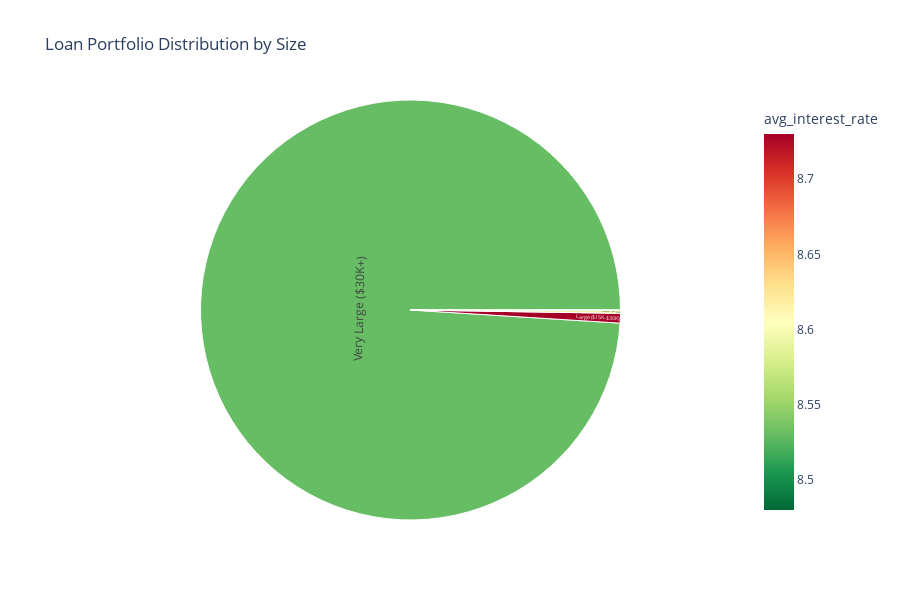

Write notebook code for a chart like this one.
### Code cell
# Visualize loan distribution
fig = px.sunburst(df_loan_dist,
                  path=['loan_size'],
                  values='total_exposure',
                  title='Loan Portfolio Distribution by Size',
                  color='avg_interest_rate',
                  color_continuous_scale='RdYlGn_r')

fig.update_layout(height=600)
fig.show()

### Figure 1 — Plotly figure (JSON) as saved in the notebook; plotly's stock layout.template omitted (floating-point values rounded to 4 significant figures)
{"data": [{"branchvalues": "total", "customdata": [[8.48], [8.59], [8.73], [8.53]], "domain": {"x": [0, 1], "y": [0, 1]}, "hovertemplate": "labels=%{label}<br>total_exposure=%{value}<br>parent=%{parent}<br>id=%{id}<br>avg_interest_rate=%{color}<extra></extra>", "ids": ["Small (<$5K)", "Medium ($5K-$15K)", "Large ($15K-$30K)", "Very Large ($30K+)"], "labels": ["Small (<$5K)", "Medium ($5K-$15K)", "Large ($15K-$30K)", "Very Large ($30K+)"], "marker": {"coloraxis": "coloraxis", "colors": [8.48, 8.59, 8.73, 8.53]}, "name": "", "parents": ["", "", "", ""], "type": "sunburst", "values": [1176000.0, 10220000.0, 33580000.0, 4468000000.0]}], "layout": {"coloraxis": {"colorbar": {"title": {"text": "avg_interest_rate"}}, "colorscale": [[0, "rgb(0,104,55)"], [0.1, "rgb(26,152,80)"], [0.2, "rgb(102,189,99)"], [0.3, "rgb(166,217,106)"], [0.4, "rgb(217,239,139)"], [0.5, "rgb(255,255,191)"], [0.6, "rgb(254,224,139)"], [0.7, "rgb(253,174,97)"], [0.8, "rgb(244,109,67)"], [0.9, "rgb(215,48,39)"], [1, "rgb(165,0,38)"]]}, "height": 600, "legend": {"tracegroupgap": 0}, "title": {"text": "Loan Portfolio Distribution by Size"}}}
